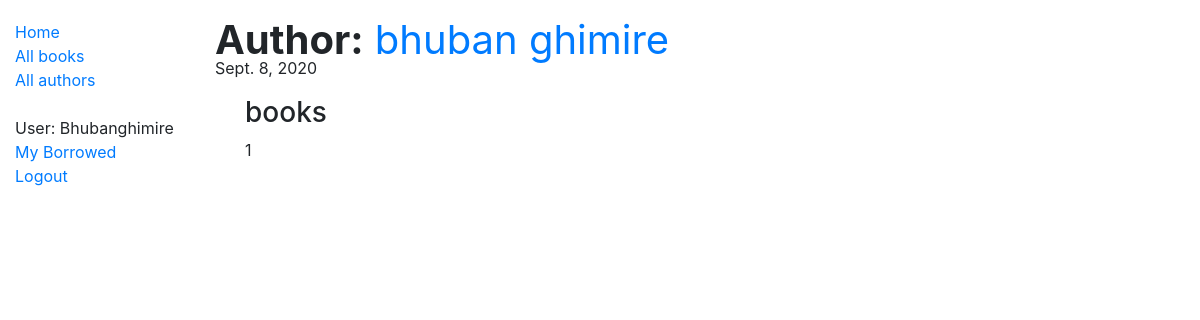
The page /catalog/author/1 (signed in) on the database its author committed.
### catalog/models.py (models this page shows, shortened)
class Author(models.Model):
    first_name = models.CharField(max_length=200)
    last_name = models.CharField(max_length=100,default="ghimire")
    date_of_birth = models.DateField(null=True, blank=True)
    date_of_death = models.DateField('Died', null=True, blank=True)
    class Meta:
        ordering = ['last_name', 'first_name']

### catalog/views.py (the view)
# urls.py: path('author/<int:pk>',views.AuthorDetailView.as_view(),name='author-detail'),
class AuthorDetailView(LoginRequiredMixin,DetailView):
    model = Author
    template_name = 'author_detail.html'
    context_object_name = 'author'

### catalog/templates/author_detail.html
{% extends "base_generic.html" %}
{% block content %}
<p style="font-size: 5vh; margin-top: 10px;"><strong>Author:</strong> <a
        href="{% url 'author-detail' author.pk %}">{{author.first_name}}&nbsp{{ author.last_name}}</a></p>
<p style="font-size: 2vh; margin-top: -30px;"> {{ author.date_of_birth}}</p>
<div style="font-size: 2vh; margin-left: 30px;">
    <h3>books</h3>
    <p>{{author.book.title}}1</p>
</div>
{% endblock %}

### catalog/templates/base_generic.html (shortened to what this page needs)
<!DOCTYPE html>
<html lang="en">
<head>
    <link rel="stylesheet" href="https://stackpath.bootstrapcdn.com/bootstrap/4.1.3/css/bootstrap.min.css"
>
    {% load static %}
    <link rel="stylesheet" href="{% static 'css/styles.css' %}">
</head>
<body>
    <div class="container-fluid">
        <div class="row">
            <div class="col-sm-2">
                {% block sidebar %}
                <ul class="sidebar-nav">
                    <li><a href="{% url 'index' %}">Home</a></li>
                    <li><a href="{% url 'book' %}">All books</a></li>
                    <li><a href="{% url 'author' %}">All authors</a></li>
                    <br>
                    {% if user.is_authenticated %}
                    <li>User: {{ user.get_username }}</li>
                    <li><a href="{% url 'my-borrowed' %}">My Borrowed</a></li>
                    <li><a href="{% url 'logout'%}?next={{request.path}}">Logout</a></li>
                    {% else %}
                    <li><a href="{% url 'login'%}?next={{request.path}}">Login</a></li>
                    {% endif %}
                </ul>
                {% endblock %}
            </div>
            <div class="col-sm-10 ">{% block content %}{% endblock %}
            </div>
        </div>
    </div>
</body>
</html>

### catalog/static/css/styles.css (style rules this page uses)
.sidebar-nav { margin-top: 20px; padding: 0; list-style: none; }

### rows shown on the page
Author: first_name "bhuban", last_name "ghimire", date_of_birth "Sept. 8, 2020"

### other values the page prints
{{ user.get_username }} "Bhubanghimire"
